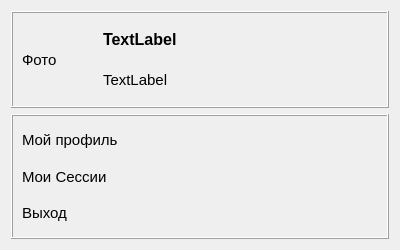
<?xml version="1.0" encoding="UTF-8"?>
<ui version="4.0">
 <class>Account</class>
 <widget class="QWidget" name="Account">
  <property name="geometry">
   <rect>
    <x>0</x>
    <y>0</y>
    <width>400</width>
    <height>250</height>
   </rect>
  </property>
  <property name="maximumSize">
   <size>
    <width>400</width>
    <height>250</height>
   </size>
  </property>
  <property name="font">
   <font>
    <pointsize>12</pointsize>
   </font>
  </property>
  <property name="windowTitle">
   <string>Form</string>
  </property>
  <layout class="QVBoxLayout" name="verticalLayout_3">
   <item>
    <widget class="ClickableFrame" name="accountFrame">
     <property name="sizePolicy">
      <sizepolicy hsizetype="Expanding" vsizetype="Maximum">
       <horstretch>0</horstretch>
       <verstretch>0</verstretch>
      </sizepolicy>
     </property>
     <property name="frameShape">
      <enum>QFrame::Shape::Box</enum>
     </property>
     <property name="frameShadow">
      <enum>QFrame::Shadow::Raised</enum>
     </property>
     <layout class="QHBoxLayout" name="horizontalLayout">
      <item>
       <widget class="QLabel" name="userProto">
        <property name="minimumSize">
         <size>
          <width>75</width>
          <height>75</height>
         </size>
        </property>
        <property name="maximumSize">
         <size>
          <width>75</width>
          <height>75</height>
         </size>
        </property>
        <property name="font">
         <font>
          <pointsize>11</pointsize>
         </font>
        </property>
        <property name="text">
         <string>Фото</string>
        </property>
       </widget>
      </item>
      <item>
       <layout class="QVBoxLayout" name="verticalLayout">
        <item>
         <widget class="QLabel" name="userNameLabel">
          <property name="font">
           <font>
            <pointsize>12</pointsize>
            <bold>true</bold>
           </font>
          </property>
          <property name="text">
           <string>TextLabel</string>
          </property>
         </widget>
        </item>
        <item>
         <widget class="QLabel" name="userRoleLabel">
          <property name="font">
           <font>
            <pointsize>11</pointsize>
           </font>
          </property>
          <property name="text">
           <string>TextLabel</string>
          </property>
         </widget>
        </item>
       </layout>
      </item>
     </layout>
    </widget>
   </item>
   <item>
    <widget class="QFrame" name="additionalFrame">
     <property name="frameShape">
      <enum>QFrame::Shape::Box</enum>
     </property>
     <property name="frameShadow">
      <enum>QFrame::Shadow::Raised</enum>
     </property>
     <layout class="QVBoxLayout" name="verticalLayout_2">
      <item>
       <widget class="QLabel" name="myProfileButton">
        <property name="font">
         <font>
          <pointsize>11</pointsize>
         </font>
        </property>
        <property name="text">
         <string>Мой профиль</string>
        </property>
       </widget>
      </item>
      <item>
       <widget class="QLabel" name="mySessionsButton">
        <property name="font">
         <font>
          <pointsize>11</pointsize>
         </font>
        </property>
        <property name="text">
         <string>Мои Сессии</string>
        </property>
       </widget>
      </item>
      <item>
       <widget class="QLabel" name="exitButton">
        <property name="font">
         <font>
          <pointsize>11</pointsize>
         </font>
        </property>
        <property name="text">
         <string>Выход</string>
        </property>
       </widget>
      </item>
     </layout>
    </widget>
   </item>
  </layout>
 </widget>
 <customwidgets>
  <customwidget>
   <class>ClickableFrame</class>
   <extends>QFrame</extends>
   <header>clickableframe.h</header>
   <container>1</container>
  </customwidget>
 </customwidgets>
 <resources/>
 <connections/>
</ui>
